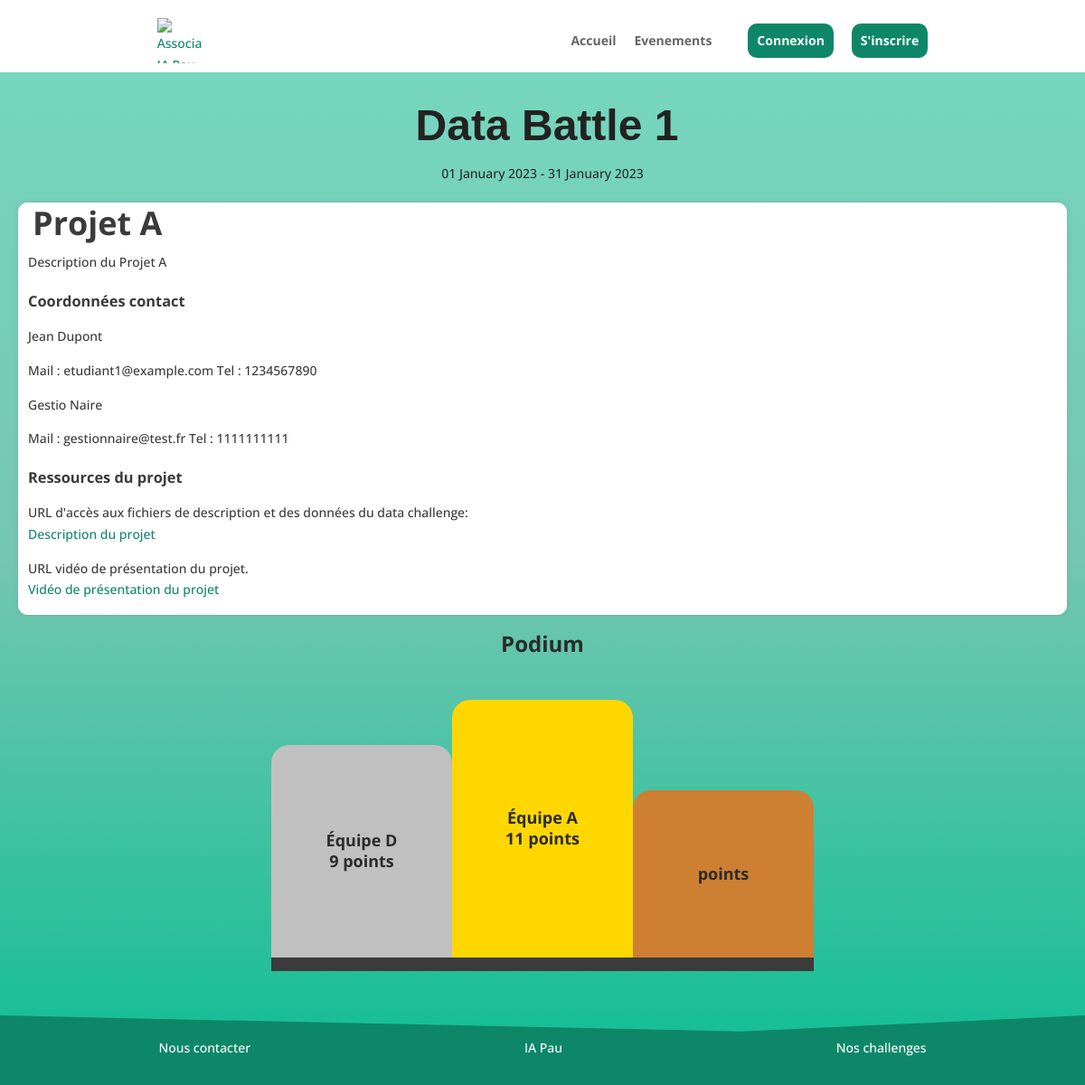
The app's page /?page=dataBattle&battle=1 with its own data.
### tables this page shows
CREATE TABLE Evenement(
    idEvenement int AUTO_INCREMENT,
    nomEvenement varchar(64) NOT NULL,
    dateDebut date,
    dateFin date,
    descriptionEvent varchar(264),
    imageEvent varchar(1024),
    typeEvenement varchar(30),
    PRIMARY KEY (idEvenement),
    CONSTRAINT check_typeEvenement CHECK (typeEvenement IN ('dataBattle', 'dataChallenge'))
);

CREATE TABLE ProjetData(
    idProjetData int NOT NULL AUTO_INCREMENT,
    idEvenement int NOT NULL,
  
    nomProjet varchar(512) NOT NULL,
    description varchar(1024),
    image varchar(1024),
    urlFichier varchar(1024),
    urlVideo varchar(1024),
    conseil varchar(1024),
    consigne varchar(1024),
    PRIMARY KEY (idProjetData),
    FOREIGN KEY (idEvenement) REFERENCES Evenement(idEvenement) ON DELETE CASCADE
 
);

CREATE TABLE Utilisateur(
    idUtilisateur int NOT NULL AUTO_INCREMENT,
    email varchar(64) NOT NULL,
    motDePasse varchar(255) NOT NULL,
    type varchar(30) NOT NULL,
    nomUtilisateur varchar(30) NOT NULL,
    prenomUtilisateur varchar(30) NOT NULL,
    numeroTel char(10) NOT NULL,
    niveauEtude varchar(2),
    ecole varchar(30),
    ville varchar(30),
    nomEntreprise varchar(30),
    dateDebutUtilisateur date,
    dateFinUtilisateur date,
    PRIMARY KEY (idUtilisateur),
 
    UNIQUE (email),
    CONSTRAINT check_numerotel CHECK (numeroTel REGEXP '^[0-9]{10}$'),
    CONSTRAINT check_niveauEtude CHECK (niveauEtude IN ('','L1', 'L2', 'L3', 'M1', 'M2', 'D')),
    CONSTRAINT check_type CHECK (type IN ('Etudiant', 'Gestionnaire', 'Administrateur'))
);

### action/bdd.php (called while the page is built, shortened)
<?php
require_once('database_login.php');
function connect()
{
    $connexion = null;
    global $username;
    global $password;
    global $bddname;
    global $port;
    try {
        $connexion = new PDO(
            'mysql:host=localhost;dbname=' . $bddname . ';charset=utf8' . ';port=' . $port,
            $username,
            $password
        );
    } catch (Exception $e) {
        die('Erreur : ' . $e->getMessage());
    }
    return $connexion;
}
function getPodium($idEvenement)
{
    try {
        $conn = connect();
        $sqlQuery = "SELECT Equipe.nomEquipe, SUM(Reponse.note) AS totalNotes
                FROM Equipe
                INNER JOIN Reponse ON Equipe.idEquipe = Reponse.idEquipe
                INNER JOIN Question ON Reponse.idQuestion = Question.idQuestion
                INNER JOIN Questionnaire ON Question.idQuestionnaire = Questionnaire.idQuestionnaire
                WHERE Questionnaire.idDataBattle = :idEvenement
                GROUP BY Equipe.nomEquipe
                ORDER BY totalNotes DESC";
        $statement = $conn->prepare($sqlQuery);
        $statement->bindParam(':idEvenement', $idEvenement);
        $statement->execute();
        $result = $statement->fetchAll();
        return $result;
    } catch (Exception $e) {
        die('Erreur : ' . $e->getMessage());
    }
}
function getEvenementbyID($id)
{
    try {
        $conn = connect();
        $sqlQuery = "SELECT idEvenement, nomEvenement, DATE_FORMAT(dateDebut, '%d %M %Y') AS dateD, DATE_FORMAT(dateFin, '%d %M %Y') AS dateF, descriptionEvent, imageEvent FROM Evenement WHERE idEvenement = :id";
        $statement = $conn->prepare($sqlQuery);
        $statement->bindParam(':id', $id);
        $statement->execute();
        $result = $statement->fetch();
        return $result;
    } catch (Exception $e) {
        die('Erreur : ' . $e->getMessage());
    }
}
    function getProjetData($idEvenement){
        try{
            $conn = connect();
            $sqlQuery = "SELECT * FROM ProjetData
                        WHERE idEvenement LIKE :idEvenement";
            $statement = $conn->prepare($sqlQuery);
            $statement->bindParam(':idEvenement', $idEvenement);
            $statement->execute();
            $result = $statement->fetchAll();
            return $result;
        }
        catch(Exception $e){
            die('Erreur : '.$e->getMessage());
        }
    }
function getSuperviseur($projet)
{
    try {
        $conn = connect();
        $sqlQuery = "SELECT Utilisateur.* FROM Utilisateur
                        INNER JOIN Superviser ON Utilisateur.idUtilisateur = Superviser.idGestionnaire
                        INNER JOIN ProjetData ON Superviser.idProjetData = ProjetData.idProjetData
                        WHERE ProjetData.nomProjet = :projet;";
        $statement = $conn->prepare($sqlQuery);
        $statement->bindParam(':projet', $projet);
        $statement->execute();
        $result = $statement->fetchAll();
        return $result;
    } catch (Exception $e) {
        die('Erreur : ' . $e->getMessage());
    }
}
?>

### pages/dataBattle.php (the view, shortened to what this page needs)
<link rel="stylesheet" href="styles/component/evenements.css" />
<div class="data-event">
<?php
    if(isset($_GET['battle'])){
        $id = $_GET['battle'];
    }
    else {
        echo "Bad request ";
        exit();
    }
    $battle = getEvenementbyID($id);
    $projet = getProjetData($id);
    $gestionnaires = getSuperviseur($projet[0]['nomProjet']);
    $podium = getPodium($id);
    echo '<h1 class="data-name">'. $battle['nomEvenement'] . '</h1>';
    echo '<p class="date">'. $battle['dateD'].' - '.$battle['dateF'].'</p>';
    echo '  <div class=projet>';
    echo '      <div class = "en-tete">';
    echo '          <div class = "desc">';
    echo '              <div class = "title-projet">';
    echo '                  <h2>'. $projet[0]['nomProjet'] . '</h2>';
    echo '              </div>';
    echo '              <div class = "description">';
    echo                    $projet[0]['description'];
    echo '              </div>';
    echo '          </div>';
    echo '      </div>';
    echo '      <div class="contact-projet">';
    echo '          <h3> Coordonnées contact </h3>';
    foreach ($gestionnaires as $gestionnaire){
        echo '      <div class = "contact-gestionnaire">';
        echo '          <p>'.$gestionnaire['prenomUtilisateur'].' ' . $gestionnaire['nomUtilisateur'].'</p>';
        echo '          <p> Mail : ' .$gestionnaire['email'] .' Tel : '. $gestionnaire['numeroTel'] .'</p>';
        echo '      </div>';
    }
    echo '      </div>';
    echo '      <div class="ressources-projet">';
    echo '          <h3> Ressources du projet </h3>';
    echo '          <p>URL d\'accès aux fichiers de description et des données du data challenge: </p>';
    echo '          <a href ='.$projet[0]['urlFichier'].'>Description du projet</a>';
    echo '          <p>URL vidéo de présentation du projet.</p>';
    echo '          <a href ='.$projet[0]['urlVideo'].'>Vidéo de présentation du projet</a>';
    echo '      </div>';
    echo '  </div>';
    echo '
            <h3 id=podium-title> Podium </h3>
            <div id="podium">
                <div id="deuxieme">
                    <p>'. $podium[1]['nomEquipe'] .'</p>
                    <p>'. $podium[1]['totalNotes'] .' points</p>
                </div>
                <div id="premier">
                    <p>'. $podium[0]['nomEquipe'] .'</p>
                    <p>'. $podium[0]['totalNotes'] .' points</p>
                </div>
                <div id="troisieme">
                    <p>'. $podium[2]['nomEquipe'] .'</p>
                    <p>'. $podium[2]['totalNotes'] .' points</p>
                </div>
            </div>
            ';
?>
</div>

### styles/global.css (style rules this page uses)
body { position: relative; margin: 0; padding-bottom: 6rem; min-height: 100%; font-family: Open Sans,Arial,sans-serif; font-size: 14px; color: #2b2b2b; line-height: 1.7em; font-weight: 500; background-color: rgb(255, 255, 255); background-image: url(/images/background.png); }
html { height: 100%; box-sizing: border-box; }
*, *:before, *:after { box-sizing: inherit; }
#content h1 { margin-top: 30px; margin-left: 10px; font-family: 'Ubuntu',Helvetica,Arial,Lucida,sans-serif; font-weight: 700; font-size: 48px; color: #192231; line-height: 1.2em; }

### styles/component/accueil.css (style rules this page uses)
p { margin-bottom: 0; }

### styles/component/evenements.css (style rules this page uses)
.data-event { padding-bottom: 50px; margin-bottom: -40px; background-image: linear-gradient(180deg,#76d6be 0%,#75c7b1 50%,#17be95 100%); background-color: #17be95; min-height: 900px; }
.data-name { padding-top: 30px; display: flex; justify-content: center; color: #222222 !important; }
.date { display: flex; justify-content: center; margin-bottom: 20px; margin-top: -20px; }
.projet { margin: 20px; border: 1px solid #ffffff; box-shadow: 0 0 5px rgba(134, 134, 134, 0.4); border-radius: 10px; padding: 10px; color: #3b3b3b; background-color: rgb(255, 255, 255); }
.en-tete { display: flex; align-items: flex-start; justify-content: flex-start; }
.title-projet { margin-bottom: 20px; text-align: center; font-size: x-large; }
.contact-projet { margin-top: 20px; }
.contact-gestionnaire { margin-bottom: 10px; }
.ressources-projet { margin-top: 20px; }
h2, h3 { margin: 0; }
a { color: #0e8769; text-decoration: none; display: flex; margin-bottom: 5px; }
#podium { display: flex; align-items: flex-end; justify-content: center; }
#podium-title { display: flex; justify-content: center; margin-bottom: 50px; font-size: 24px; }
#premier, #deuxieme, #troisieme { width: 200px; height: 300px; background-color: #f5f5f5; margin-bottom: 20px; display: flex; justify-content: center; align-items: center; flex-direction: column; border-radius: 20px 20px 0 0; border-bottom: 15px solid #3b3b3b; }
#premier { height: 300px; background-color: gold; }
#deuxieme { height: 250px; background-color: silver; }
#troisieme { height: 200px; background-color: #cd7f32; }
#premier p, #deuxieme p, #troisieme p { font-size: 18px; font-weight: bold; text-align: center; margin: 0; }

### records on screen
evenement: nomEvenement "Data Battle 1"
projetdata: nomProjet "Projet A", description "Description du Projet A"
utilisateur: prenomUtilisateur "Jean", nomUtilisateur "Dupont", email "etudiant1@example.com", numeroTel "1234567890"
utilisateur: prenomUtilisateur "Gestio", nomUtilisateur "Naire", email "gestionnaire@test.fr", numeroTel "1111111111"

### other values on screen
$battle['dateD'] "01 January 2023"
$battle['dateF'] "31 January 2023"
$podium[1]['nomEquipe'] "Équipe D"
$podium[1]['totalNotes'] "9"
$podium[0]['nomEquipe'] "Équipe A"
$podium[0]['totalNotes'] "11"
